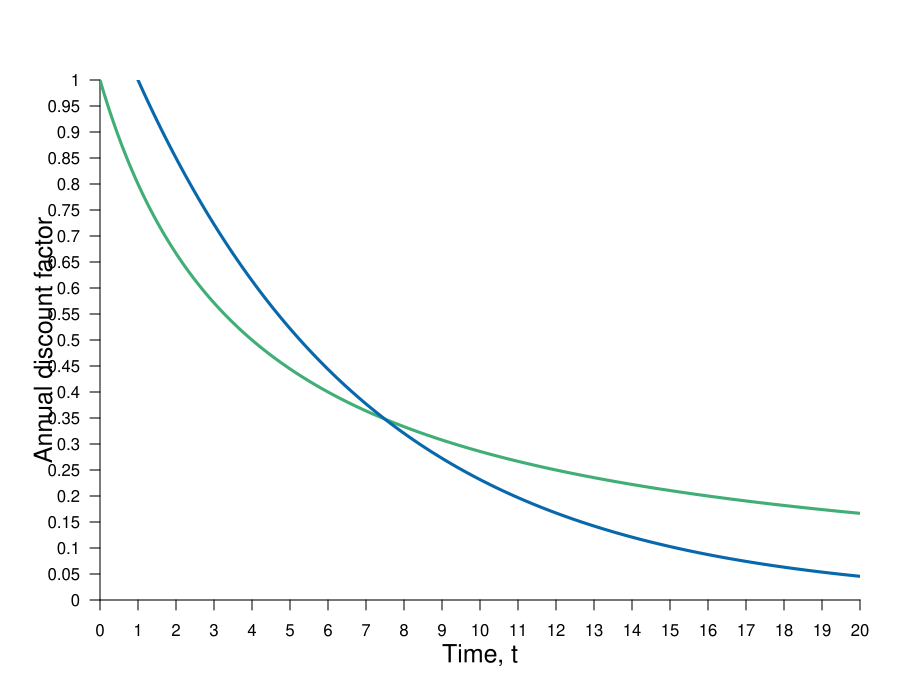

Write R code to recreate this figure.
require(ggplot2)
require(shape)
pdf(file = "risk/discount_factor.pdf", width = 9, height = 7)

#Set parameters for graphics
axislabelsize <- 1.5
labelsize <- 1.2
graphlinewidth <- 3
segmentlinewidth <- 2
a <- c(2, 4, 6)


COL <- c("#7fc97f", "#beaed4", "#fdc086", "#ffff99", "#386cb0", "#f0027f", "#bf5b17", "#666666")
COLA <- c("#e0f3db", "#99d8c9","#66c2a4","#41ae76", "#238b45", "#005824")
COLB <- c("#c6dbef", "#4eb3d3", "#2b8cbe", "#0868ac","#084081")
COLC <- c("#fcfbfd", "#efedf5", "#dadaeb", "#bcbddc", "#9e9ac8", "#807dba", "#6a51a3", "#54278f", "#3f007d")

par(mar =  c(5, 5, 4, 2))
xlims <- c(0, 20)
ylims <- c(0, 1)

hyperbolic <- function(t, alpha = 0.25){
1 / (1 + alpha * t)  
}


exponential <- function(t, delta = 0.85){
  delta^{t - 1}
}


#Plot command 
plot(0, 0, xlim = xlims, ylim = ylims, 
     type = "n",
     xlab = expression(paste("")),
     ylab = expression(paste("")), 
     axes = FALSE,
     # xlab = expression(paste("Bob's Payoff, ", u^B)),
     # ylab = expression(paste("Alfredo's Payoff, ", u^A)),
     #xaxt = "n", 
     #yaxt = "n", 
     cex.lab = axislabelsize, 
     bty = "n", 
     xaxs="i", 
     yaxs="i"
)


#Customize ticks and labels for the plot
ticksy <- seq(ylims[1], ylims[2], 0.05)
ylabels <- seq(ylims[1], ylims[2], 0.05)
ticksx <- seq(xlims[1], xlims[2], 1)
xlabels <- seq(xlims[1], xlims[2], 1)
# ticksy <- c(0,  2, 5.6, 9, riskreturn(g = 5.6), riskreturn(g = 12) ,ylims[2])
# ylabels <- c(NA, expression(paste(c[1])), expression(paste(c[2])), expression(paste(c[3])), expression(paste(omega[i])), expression(paste(bar(omega) )), NA)
# ticksx <- c(0, 5.6, 12, xlims[2])
# xlabels <- c(NA, expression(paste(Delta[i])), expression(paste(Delta[bar(omega) ])), NA)

axis(1, at = ticksx, pos = 0, labels = xlabels)
axis(2, at = ticksy, pos = 0, labels = ylabels, las = 1)

mtext(expression(paste("Time, t")), side = 1, line = 2.5, cex = axislabelsize)
text(xlims[1] - 1.5, ylims[2] - 0.5*(ylims[2] - ylims[1]), expression(paste("Annual discount factor")), xpd = TRUE, cex = axislabelsize, srt = 90) 

npts <- 500 
xx1 <- seq(xlims[1], xlims[2], length.out = npts)
lines(xx1, hyperbolic(xx1), col = COLA[4], lwd = graphlinewidth, lty = 1)
lines(xx1, exponential(xx1), col = COLB[4], lwd = graphlinewidth, lty = 1)
#lines(xx1, indiffA(xx1, intercept = 5.6), col = COLB[4], lwd = graphlinewidth, lty = 1)
#lines(xx1, indiffA(xx1, intercept = 9), col = COLB[4], lwd = graphlinewidth, lty = 1)
# 
# 
# #Add points a, b, c and c
# segments(5.6, 0, 5.6, riskreturn(g = 5.6), lty = 2, col = "gray", lwd = segmentlinewidth)
# segments(0, riskreturn(g = 5.6), 5.6, riskreturn(g = 5.6), lty = 2, col = "gray", lwd = segmentlinewidth)
# points(5.6, riskreturn(g = 5.6), pch = 16, col = "black", cex = 1.5)
# text(5.6 + 0.25, riskreturn(g = 5.6) - 0.3, expression(i), cex = labelsize)
# 
# 
# segments(12, 0, 12, riskreturn(g = 12) , lty = 2, col = "gray", lwd = segmentlinewidth)
# segments(0, riskreturn(g = 12) , 12, riskreturn(g = 12) , lty = 2, col = "gray", lwd = segmentlinewidth)
# points(12, riskreturn(g = 12) , pch = 16, col = "black", cex = 1.5)
# text(12 + 0.25, riskreturn(g = 12) - 0.3, expression(d), cex = labelsize)
# 
# 
# points(1.8, riskreturn(g = 1.8) , pch = 16, col = "black", cex = 1.5)
# text(1.8 + 0.25, riskreturn(g = 1.8) - 0.3, expression(a), cex = labelsize)
# 
# 
# points(9.5, riskreturn(g = 9.5) , pch = 16, col = "black", cex = 1.5)
# text(9.5 + 0.25, riskreturn(g = 9.5) - 0.3, expression(b), cex = labelsize)
# 
# 
# #Label risk return schedule
# text(14, 12.7, expression(paste(omega == g(Delta))), cex = labelsize)
# 
# #Label value functions
# text(10.6, 17, expression(u[1]), cex = labelsize)
# text(9.1, 17, expression(u[2]), cex = labelsize)
# text(7.5, 17, expression(u[3]), cex = labelsize)
# 

dev.off()
